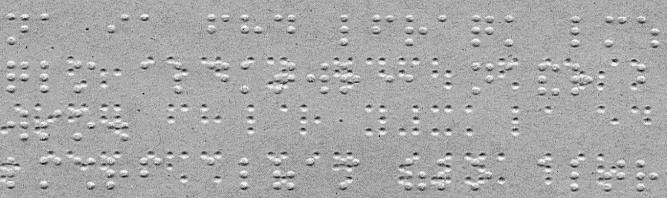
#> input picture samples/test1.png, 667 x 198 px
$ python thresh_binary.py
#> lines starting #> are read from the running program, lines starting #| are printed output that depends on the picture
sample_folder = "../../samples/"
sample_result_folder = "../../sample_results/"

import cv2 as cv
import numpy as np
from matplotlib import pyplot as plt

sample_path = sample_folder + "test1.png"
sample_result_path = sample_result_folder + "test1_threshbinary.png"
img = cv.imread(sample_path, cv.IMREAD_GRAYSCALE)
#> img is the input picture: shape (198, 667); min 20, max 255, mean 168.6
# cv.imwrite('test1_result1.png', img)
ret,thresh1 = cv.threshold(img,127,255,cv.THRESH_BINARY)
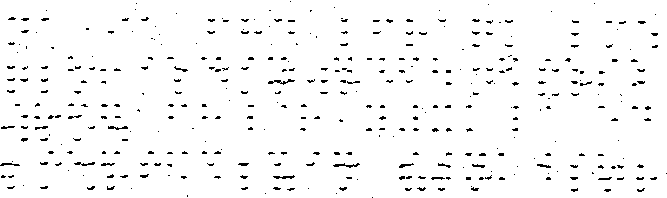
#> thresh1: shape (198, 667); 96.6% white; black in thin lines or dots
cv.imwrite(sample_result_path, thresh1)
# [11 lines of commented-out code are left out]
